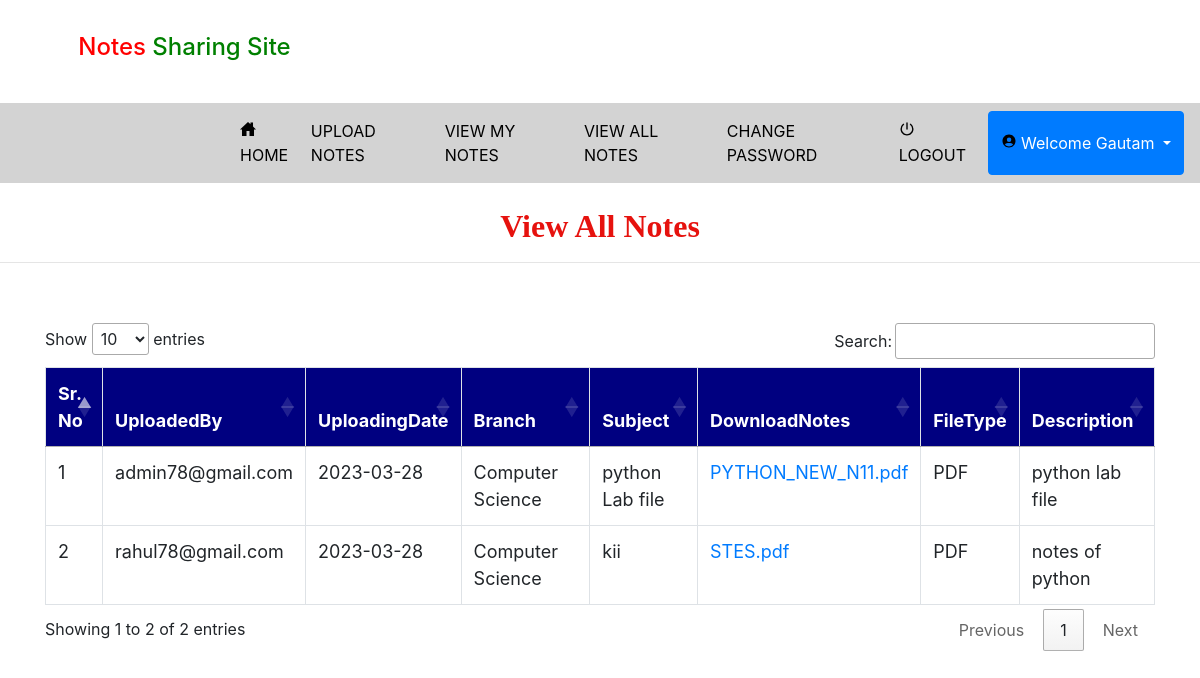
The page /viewallnotesuser (signed in) on the database its author committed.
### notes/models.py (models this page shows, shortened)
class Notes(models.Model):
    user = models.ForeignKey(User, on_delete=models.CASCADE, null=True)
    uploadingdate = models.CharField(max_length=30, null=True)
    branch = models.CharField(max_length=30, null=True)
    subject = models.CharField(max_length=30, null=True)
    notesfile = models.FileField(null=True)
    filetype = models.CharField(max_length=30, null=True)
    description = models.CharField(max_length=200, null=True)
    status = models.CharField(max_length=15, null=True)

### notes/views.py (the view)
# urls.py: path('viewallnotesuser', ViewAllnotesuser, name="viewallnotesuser"),
def ViewAllnotesuser(request):
    if not request.user.is_authenticated:
        return redirect('login')
    notes = Notes.objects.all()
    d = {'notes': notes}
    return render(request, 'viewallnotesuser.html', d)

### notes/templates/viewallnotesuser.html (shortened to what this page needs)
{% extends 'usernavigation.html' %}
{% block body %}
<center><h2 style = "font-family : 'Monotype Corsiva' ; color : #E6120E ; font-weight : bold;margin-top:2%">View All Notes</h2></center><hr>
 <div class="container">
<table class="table table-bordered" id="myTable">
  <thead>
  <tr>
    <th>Sr. No</th>
       <th>UploadedBy</th>
    <th>UploadingDate</th>
    <th>Branch</th>
    <th>Subject</th>
    <th>DownloadNotes</th>
    <th>FileType</th>
    <th>Description</th>
  </tr>
  </thead>
   <tbody>
{% for i in notes %}
 {% if i.status == "Accept" %}
  <tr>
      <td>{{forloop.counter}}</td>
       <td>{{i.user.username}}</td>
       <td>{{i.uploadingdate}} </td>
    <td>{{i.branch}}</td>
    <td>{{i.subject}}</td>
      <td><a href="{{i.notesfile.url}}" download>{{i.notesfile}}</a> </td>
    <td>{{i.filetype}}</td>
    <td>{{i.description}}</td>
  </tr>
    {% endif %}
   {% endfor %}
    </tbody>
</table>
 </div>
{% endblock %}

### notes/templates/usernavigation.html (shortened to what this page needs)
<!DOCTYPE html>
<html lang="en">
<head>
    {% load static %}
     <link rel="stylesheet" href="https://maxcdn.bootstrapcdn.com/bootstrap/4.0.0/css/bootstrap.min.css">
  <link rel = stylesheet href = "//cdn.datatables.net/1.10.19/css/jquery.dataTables.min.css">
<link rel="stylesheet" href="https://cdnjs.cloudflare.com/ajax/libs/font-awesome/4.7.0/css/font-awesome.min.css">
</head>
<body>
<div class="container">
    <h4 style="padding:3%"><span style="color:red">Notes</span> <span style="color:green"> Sharing Site</span></h4>
</div>
<nav class="navbar navbar-expand-sm" style="background-color:lightgrey">
  <ul class="navbar-nav">
   <li class="nav-item">
      <a class="nav-link" href="{% url 'home' %}" style="color:black;margin-left:200px"><ion-icon style="margin-right:2px" name="home-sharp"></ion-icon>HOME</a>
    </li>
    <li class="nav-item">
      <a class="nav-link" href="{% url 'upload_notes' %}" style="color:black">UPLOAD NOTES</a>
    </li>
    <li class="nav-item">
      <a class="nav-link" href="{% url 'view_mynotes' %}" style="color:black">VIEW MY NOTES</a>
    </li>
    <li class="nav-item">
      <a class="nav-link" href="{% url 'viewallnotesuser' %}" style="color:black">VIEW ALL NOTES</a>
    </li>
    <li class="nav-item">
      <a class="nav-link" href="{% url 'change_password' %}" style="color:black">CHANGE PASSWORD</a>
    </li>
   <li> <a class="nav-link" href="{% url 'logout' %}" style="color:black"><ion-icon style="margin-right:2px" name="power-sharp"></ion-icon>LOGOUT</a>
    </li>
      <div class="btn-group">
  <button type="button" class="btn btn-primary dropdown-toggle" data-toggle="dropdown" aria-haspopup="true" aria-expanded="false">
    <ion-icon style="margin-right:4px;color:black" name="person-circle-sharp"></ion-icon>Welcome {{request.user.first_name}}
  </button>
</div>
    </ul>
</nav>
{% block body %}
{% endblock %}
</body></html>

### notes/templates/usernavigation.html (style rules this page uses)
* { box-sizing: border-box; }
#myTable { border-collapse: collapse; width: 100%; border: 1px solid #ddd; font-size: 18px; }
#myTable th { text-align: left; padding: 12px; background-color: Navy; color: white; }
#myTable td { text-align: left; padding: 12px; background-color: white; }
#myTable tr { border-bottom: 1px solid #ddd; }

### rows shown on the page
Notes: user.username "admin78@gmail.com", uploadingdate "2023-03-28", branch "Computer Science", subject "python Lab file", notesfile "PYTHON_NEW_N11.pdf", filetype "PDF", description "python lab file"
Notes: user.username "rahul78@gmail.com", uploadingdate "2023-03-28", branch "Computer Science", subject "kii", notesfile "STES.pdf", filetype "PDF", description "notes of python"

### other values the page prints
{{ request.user.first_name }} "Gautam"
